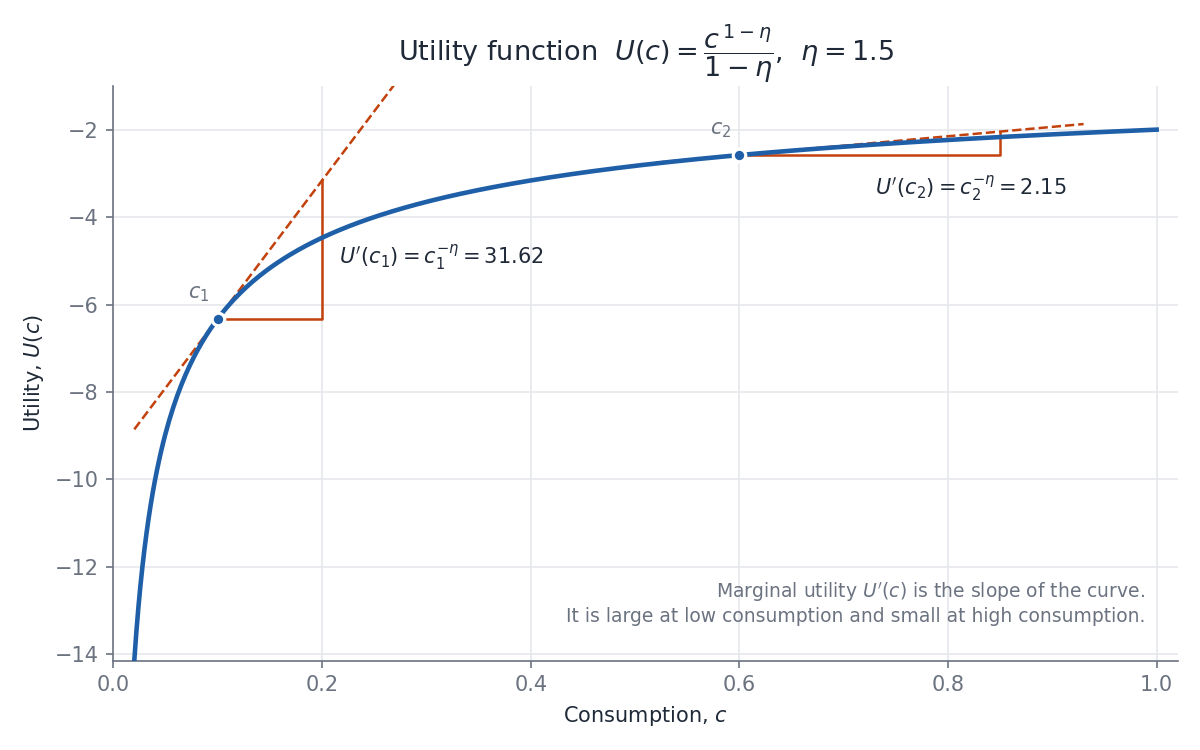

This figure's Python source:
"""CRRA utility function U(c) = c^(1-eta) / (1-eta), with marginal utility at two consumption levels."""
from pathlib import Path

import numpy as np
import matplotlib.pyplot as plt

ETA = 1.5
C1, C2 = 0.1, 0.6  # consumption levels where marginal utility is illustrated

INK, MUTED, GRID = "#1f2937", "#6b7280", "#e5e7eb"
CURVE, ACCENT = "#1f5fa8", "#c2410c"


def U(c):
    return c ** (1 - ETA) / (1 - ETA)


def dU(c):
    return c ** (-ETA)


c = np.linspace(0.02, 1.0, 500)

fig, ax = plt.subplots(figsize=(8, 5), dpi=150)
ax.plot(c, U(c), color=CURVE, lw=2.2, zorder=3)

# (consumption level, horizontal leg of slope triangle, label offset in points)
for i, (ci, run, offset) in enumerate(((C1, 0.1, (8, -4)), (C2, 0.25, (-60, -22))), start=1):
    ui, slope = U(ci), dU(ci)
    # tangent line
    t = np.array([ci - 0.08, ci + run + 0.08])
    ax.plot(t, ui + slope * (t - ci), color=ACCENT, lw=1.2, ls="--", zorder=2)
    # slope triangle: horizontal leg run, vertical leg slope*run
    ax.plot([ci, ci + run, ci + run], [ui, ui, ui + slope * run], color=ACCENT, lw=1.2, zorder=2)
    ax.plot(ci, ui, "o", ms=6, color=CURVE, mec="white", mew=1.5, zorder=4)
    ax.annotate(
        rf"$U'(c_{i}) = c_{i}^{{-\eta}} = {slope:.2f}$",
        xy=(ci + run, ui + slope * run / 2),
        xytext=offset, textcoords="offset points",
        color=INK, fontsize=10, va="center",
    )
    ax.annotate(rf"$c_{i}$", xy=(ci, ui), xytext=(-4, 10), textcoords="offset points",
                color=MUTED, fontsize=10, ha="right")

ax.set_title(r"Utility function  $U(c) = \dfrac{c^{\,1-\eta}}{1-\eta}$,  $\eta = 1.5$",
             color=INK, fontsize=13, pad=12)
ax.set_xlabel("Consumption, $c$", color=INK)
ax.set_ylabel("Utility, $U(c)$", color=INK)
ax.set_xlim(0, 1.02)
ax.set_ylim(U(0.02), U(1.0) + 1)

ax.text(0.97, 0.06,
        "Marginal utility $U'(c)$ is the slope of the curve.\n"
        "It is large at low consumption and small at high consumption.",
        transform=ax.transAxes, ha="right", va="bottom", fontsize=9, color=MUTED)

ax.grid(True, color=GRID, lw=0.8)
ax.set_axisbelow(True)
for side in ("top", "right"):
    ax.spines[side].set_visible(False)
for side in ("left", "bottom"):
    ax.spines[side].set_color(MUTED)
ax.tick_params(colors=MUTED)

fig.tight_layout()
out = Path(__file__).with_suffix("")
fig.savefig(out.with_suffix(".png"))
fig.savefig(out.with_suffix(".pdf"))
